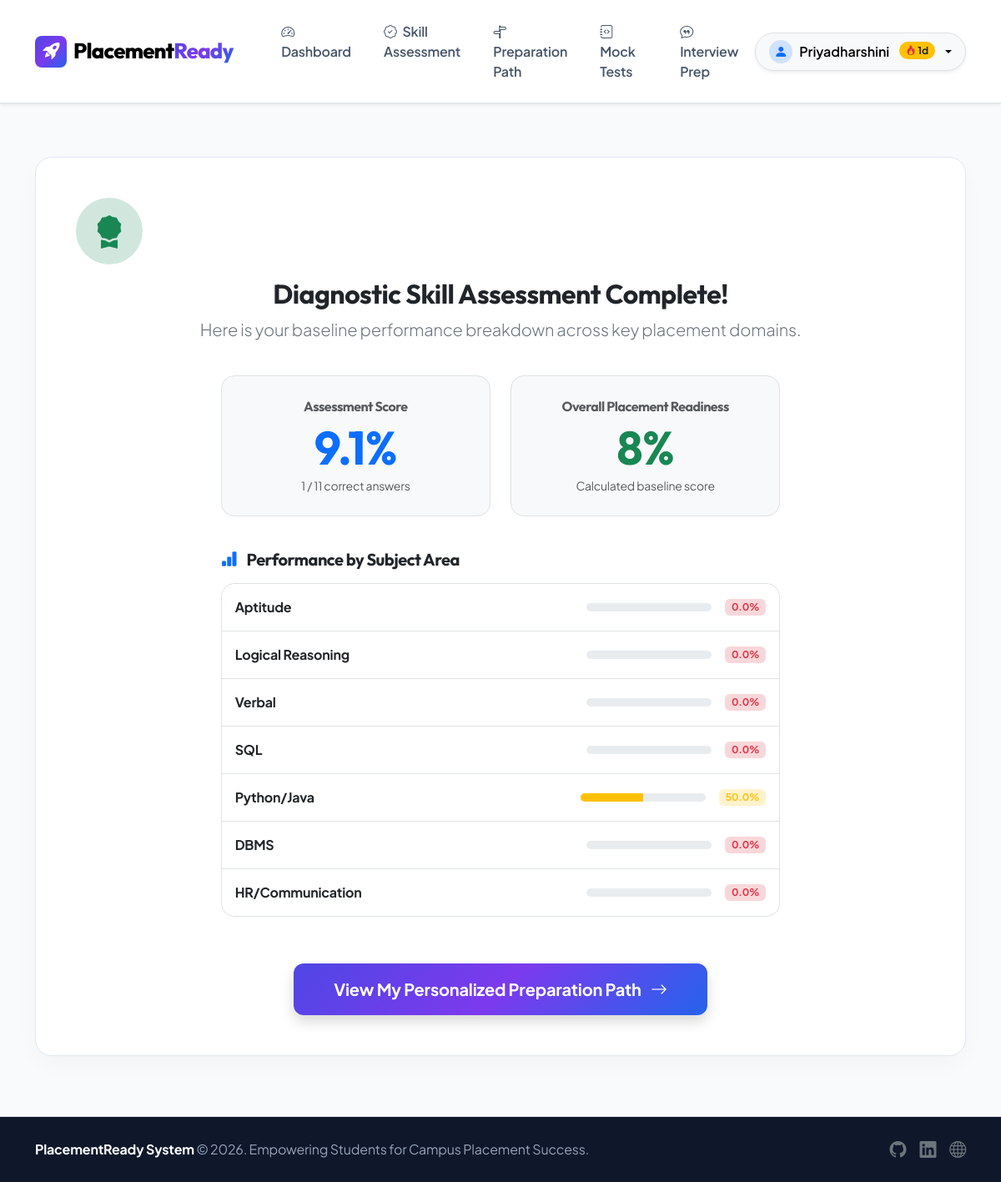
Screenshot of /assessment/result/1/ (signed in) with the database file from the repository.
### placement_app/models.py (models this page shows, shortened)
class UserProfile(models.Model):
    LEVEL_CHOICES = [
        ('Beginner', 'Beginner'),
        ('Intermediate', 'Intermediate'),
        ('Advanced', 'Advanced'),
    ]
    YEAR_CHOICES = [
        ('1st Year', '1st Year'),
        ('2nd Year', '2nd Year'),
        ('3rd Year', '3rd Year'),
        ('Final Year', 'Final Year'),
    ]
    GRADE_TYPE_CHOICES = [
        ('CGPA', 'CGPA (out of 10)'),
        ('Percentage', 'Percentage (%)'),
    ]
    DEPARTMENT_CHOICES = [
        ('B.Sc Computer Science', 'B.Sc Computer Science'),
        ('B.Sc Information Technology', 'B.Sc Information Technology'),
        ('B.Sc Data Science', 'B.Sc Data Science'),
        ('B.Sc Computer Science with Artificial Intelligence', 'B.Sc Computer Science with Artificial Intelligence'),
        ('B.Sc Mathematics', 'B.Sc Mathematics'),
        ('B.Sc Physics', 'B.Sc Physics'),
        ('B.Sc Chemistry', 'B.Sc Chemistry'),
        ('B.Sc Biotechnology', 'B.Sc Biotechnology'),
        ('B.Sc Microbiology', 'B.Sc Microbiology'),
        ('B.Sc Psychology', 'B.Sc Psychology'),
        ('BCA', 'BCA (Bachelor of Computer Applications)'),
        ('B.Com General', 'B.Com General'),
        ('B.Com Computer Applications', 'B.Com Computer Applications'),
        ('B.Com Accounting & Finance', 'B.Com Accounting & Finance'),
        ('BBA', 'BBA (Bachelor of Business Administration)'),
        ('B.A English', 'B.A English'),
        ('B.A Tamil', 'B.A Tamil'),
        ('B.A Economics', 'B.A Economics'),
        ('B.A History', 'B.A History'),
        ('B.A Sociology', 'B.A Sociology'),
        ('B.A Visual Communication', 'B.A Visual Communication'),
        ('B.A Journalism', 'B.A Journalism'),
    ]
    user = models.OneToOneField(User, on_delete=models.CASCADE, related_name='profile')
    department = models.CharField(max_length=150, choices=DEPARTMENT_CHOICES, default="B.Sc Computer Science")
    year_of_study = models.CharField(max_length=20, choices=YEAR_CHOICES, default="Final Year")
    grade_type = models.CharField(max_length=20, choices=GRADE_TYPE_CHOICES, default="CGPA")
    score_value = models.FloatField(default=8.0, help_text="CGPA value or Percentage value")
    skills = models.TextField(blank=True, help_text="Comma-separated skills (e.g. Python, SQL, Accounting, Excel)")
    target_role = models.ForeignKey(JobRole, on_delete=models.SET_NULL, null=True, blank=True)
    custom_target_role = models.CharField(max_length=100, blank=True, help_text="Custom target job role if not in list")
    current_level = models.CharField(max_length=20, choices=LEVEL_CHOICES, default='Beginner')
    streak_count = models.IntegerField(default=0)
    last_activity_date = models.DateField(null=True, blank=True)
    profile_setup_completed = models.BooleanField(default=False)
    assessment_completed = models.BooleanField(default=False)

class TestResult(models.Model):
    user = models.ForeignKey(User, on_delete=models.CASCADE, related_name='test_results')
    test = models.ForeignKey(MockTest, on_delete=models.SET_NULL, null=True, blank=True, related_name='results')
    is_initial_assessment = models.BooleanField(default=False)
    total_questions = models.IntegerField()
    correct_answers = models.IntegerField()
    score_percentage = models.FloatField()
    category_scores = models.JSONField(default=dict, help_text="Category name to score percentage mapping")
    completed_at = models.DateTimeField(auto_now_add=True)

class Category(models.Model):
    name = models.CharField(max_length=100, unique=True)
    description = models.TextField(blank=True)
    icon_class = models.CharField(max_length=50, default="bi-folder-fill")
    class Meta:
        verbose_name_plural = "Categories"

### placement_app/views.py (the view)
# urls.py: path('assessment/result/<int:result_id>/', views.assessment_result_view, name='assessment_result'),
@login_required
def assessment_result_view(request, result_id):
    result = get_object_or_404(TestResult, id=result_id, user=request.user)
    readiness_data = calculate_readiness_score(request.user)
    return render(request, 'placement_app/assessment_result.html', {
        'result': result,
        'readiness': readiness_data,
    })

### placement_app/templates/placement_app/assessment_result.html (shortened to what this page needs)
{% extends 'placement_app/base.html' %}
{% block content %}
<div class="container py-4">
    <div class="card card-custom p-4 p-md-5 bg-white text-center mb-4">
        <div class="rounded-circle bg-success-subtle text-success p-3 d-inline-flex align-items-center justify-content-center mb-3" style="width: 80px; height: 80px;">
            <i class="bi bi-award-fill fs-1"></i>
        </div>
        <h2 class="font-heading fw-bold">Diagnostic Skill Assessment Complete!</h2>
        <p class="text-secondary lead">Here is your baseline performance breakdown across key placement domains.</p>
        <div class="row justify-content-center my-4">
            <div class="col-md-4">
                <div class="p-4 bg-light rounded-4 border">
                    <span class="text-muted d-block font-heading mb-1">Assessment Score</span>
                    <h1 class="display-4 font-heading fw-bold text-primary mb-0">{{ result.score_percentage }}%</h1>
                    <small class="text-muted">{{ result.correct_answers }} / {{ result.total_questions }} correct answers</small>
                </div>
            </div>
            <div class="col-md-4 mt-3 mt-md-0">
                <div class="p-4 bg-light rounded-4 border">
                    <span class="text-muted d-block font-heading mb-1">Overall Placement Readiness</span>
                    <h1 class="display-4 font-heading fw-bold text-success mb-0">{{ readiness.overall_score }}%</h1>
                    <small class="text-muted">Calculated baseline score</small>
                </div>
            </div>
        </div>
        <div class="row justify-content-center my-3">
            <div class="col-md-8">
                <h5 class="font-heading fw-bold text-start mb-3"><i class="bi bi-bar-chart-fill text-primary me-2"></i> Performance by Subject Area</h5>
                <div class="list-group list-group-flush text-start border rounded-4 overflow-hidden">
                    {% for cat_name, score in result.category_scores.items %}
                        <div class="list-group-item p-3 d-flex justify-content-between align-items-center">
                            <div>
                                <span class="fw-bold text-dark fs-6">{{ cat_name }}</span>
                            </div>
                            <div class="d-flex align-items-center gap-3">
                                <div class="progress" style="width: 150px; height: 10px;">
                                    <div class="progress-bar {% if score >= 70 %}bg-success{% elif score >= 50 %}bg-warning{% else %}bg-danger{% endif %}" style="width: {{ score }}%"></div>
                                </div>
                                <span class="fw-bold px-2 py-1 rounded badge {% if score >= 70 %}bg-success-subtle text-success{% elif score >= 50 %}bg-warning-subtle text-warning{% else %}bg-danger-subtle text-danger{% endif %}">
                                    {{ score }}%
                                </span>
                            </div>
                        </div>
                    {% endfor %}
                </div>
            </div>
        </div>
        <div class="mt-4 pt-3">
            <a href="{% url 'roadmap' %}" class="btn btn-primary-pr btn-lg px-5 py-3 shadow">
                View My Personalized Preparation Path <i class="bi bi-arrow-right ms-2"></i>
            </a>
        </div>
    </div>
</div>
{% endblock %}

### placement_app/templates/placement_app/base.html (shortened to what this page needs)
<!DOCTYPE html>
<html lang="en">
<head>
    <link href="https://cdn.jsdelivr.net/npm/bootstrap@5.3.2/dist/css/bootstrap.min.css" rel="stylesheet">
    <link rel="stylesheet" href="https://cdn.jsdelivr.net/npm/bootstrap-icons@1.11.2/font/bootstrap-icons.min.css">
</head>
<body>
    <nav class="navbar navbar-expand-lg navbar-light bg-white border-bottom sticky-top py-3 shadow-sm">
        <div class="container">
            <a class="navbar-brand d-flex align-items-center gap-2" href="{% url 'home' %}">
                <div class="rounded-3 bg-gradient-hero text-white p-2 d-flex align-items-center justify-content-center" style="width: 38px; height: 38px;">
                    <i class="bi bi-rocket-takeoff-fill fs-5"></i>
                </div>
                <span>Placement<span class="text-gradient">Ready</span></span>
            </a>
            <div class="collapse navbar-collapse" id="navbarNav">
                <ul class="navbar-nav me-auto ms-lg-4 gap-1">
                    {% if user.is_authenticated %}
                        {% if user.is_staff %}
                            <li class="nav-item"><a class="nav-link" href="{% url 'admin_dashboard' %}"><i class="bi bi-speedometer2 me-1"></i> Admin Panel</a></li>
                            <li class="nav-item"><a class="nav-link" href="{% url 'admin_questions' %}"><i class="bi bi-question-square me-1"></i> Questions</a></li>
                            <li class="nav-item"><a class="nav-link" href="{% url 'admin_topics' %}"><i class="bi bi-journal-bookmark me-1"></i> Topics</a></li>
                            <li class="nav-item"><a class="nav-link" href="{% url 'admin_tests' %}"><i class="bi bi-file-earmark-code me-1"></i> Mock Tests</a></li>
                        {% else %}
                            <li class="nav-item"><a class="nav-link {% if request.resolver_match.url_name == 'dashboard' %}active{% endif %}" href="{% url 'dashboard' %}"><i class="bi bi-speedometer2 me-1"></i> Dashboard</a></li>
                            <li class="nav-item"><a class="nav-link " href="{% url 'skill_assessment' %}"><i class="bi bi-patch-check me-1"></i> Skill Assessment</a></li>
                            <li class="nav-item"><a class="nav-link {% if request.resolver_match.url_name == 'roadmap' %}active{% endif %}" href="{% url 'roadmap' %}"><i class="bi bi-signpost-split me-1"></i> Preparation Path</a></li>
                            <li class="nav-item"><a class="nav-link {% if request.resolver_match.url_name == 'mock_tests' %}active{% endif %}" href="{% url 'mock_tests' %}"><i class="bi bi-journal-code me-1"></i> Mock Tests</a></li>
                            <li class="nav-item"><a class="nav-link " href="{% url 'interview_prep' %}"><i class="bi bi-chat-quote me-1"></i> Interview Prep</a></li>
                        {% endif %}
                    {% endif %}
                </ul>
                <div class="d-flex align-items-center gap-3 mt-3 mt-lg-0">
                    {% if user.is_authenticated %}
                        <div class="dropdown">
                            <button class="btn btn-light rounded-pill border dropdown-toggle px-3 py-2 fw-semibold d-flex align-items-center gap-2 shadow-sm" type="button" data-bs-toggle="dropdown">
                                <div class="rounded-circle bg-primary-subtle text-primary p-1 d-flex align-items-center justify-content-center" style="width: 28px; height: 28px;">
                                    <i class="bi bi-person-fill"></i>
                                </div>
                                <span>{{ user.first_name|default:user.username }}</span>
                                {% if user.profile.streak_count %}
                                    <span class="badge bg-warning text-dark rounded-pill ms-1"><i class="bi bi-fire text-danger"></i> {{ user.profile.streak_count }}d</span>
                                {% endif %}
                            </button>
                        </div>
                    {% else %}
                        <a href="{% url 'login' %}" class="btn btn-light rounded-pill border px-4 py-2 fw-semibold">Log In</a>
                        <a href="{% url 'register' %}" class="btn btn-primary-pr rounded-pill">Student Registration</a>
                    {% endif %}
                </div>
            </div>
        </div>
    </nav>
    <main class="py-4">
        {% block content %}{% endblock %}
    </main>
    <footer class="py-4 border-top">
        <div class="container text-center text-md-between d-flex flex-column flex-md-row align-items-center justify-content-between">
            <div class="mb-2 mb-md-0">
                <span class="fw-bold text-white">PlacementReady System</span> &copy; 2026. Empowering Students for Campus Placement Success.
            </div>
            <div class="d-flex gap-3 fs-5">
                <a href="#" class="text-secondary"><i class="bi bi-github"></i></a>
                <a href="#" class="text-secondary"><i class="bi bi-linkedin"></i></a>
                <a href="#" class="text-secondary"><i class="bi bi-globe"></i></a>
            </div>
        </div>
    </footer>
</body>
</html>

### placement_app/templates/placement_app/base.html (style rules this page uses)
:root { --pr-primary: #6366f1; --pr-primary-dark: #4f46e5; --pr-secondary: #06b6d4; --pr-accent: #f59e0b; --pr-dark: #0f172a; --pr-card-bg: #ffffff; --pr-body-bg: #f8fafc; --pr-gradient-hero: linear-gradient(135deg, #4f46e5 0%, #7c3aed 50%, #2563eb 100%); --pr-border-radius: 20px; }
body { font-family: 'Plus Jakarta Sans', sans-serif; background-color: var(--pr-body-bg); color: #334155; min-height: 100vh; display: flex; flex-direction: column; letter-spacing: -0.2px; }
h1, h2, h3, h4, h5, h6, .font-heading { font-family: 'Outfit', sans-serif; font-weight: 700; letter-spacing: -0.5px; }
.card-custom { background: #ffffff; border-radius: var(--pr-border-radius); border: 1px solid #e2e8f0; box-shadow: 0 10px 30px -5px rgba(0, 0, 0, 0.04); transition: all 0.3s ease; }
.text-gradient { background: var(--pr-gradient-hero); -webkit-background-clip: text; -webkit-text-fill-color: transparent; }
.bg-gradient-hero { background: var(--pr-gradient-hero); color: white; }
.btn-primary-pr { background: var(--pr-gradient-hero); border: none; color: white; font-weight: 700; border-radius: 12px; padding: 0.75rem 1.6rem; box-shadow: 0 4px 15px rgba(79, 70, 229, 0.3); transition: all 0.3s ease; }
.navbar-brand { font-family: 'Outfit', sans-serif; font-weight: 800; font-size: 1.6rem; letter-spacing: -0.8px; }
.nav-link { font-weight: 600; color: #475569; padding: 0.6rem 1.1rem !important; border-radius: 10px; transition: all 0.2s ease; }
footer { margin-top: auto; background-color: var(--pr-dark); color: #94a3b8; }

### rows the page displays
TestResult: score_percentage "9.1", correct_answers "1", total_questions "11"
Category: name "Aptitude", score "0.0"
Category: name "Logical Reasoning", score "0.0"
Category: name "Verbal", score "0.0"
Category: name "SQL", score "0.0"
Category: name "Python/Java", score "50.0"
Category: name "DBMS", score "0.0"
Category: name "HR/Communication", score "0.0"

### other values shown
{{ user.first_name|default:user.username }} "Priyadharshini"
{{ user.profile.streak_count }} "1"
{{ readiness.overall_score }} "8"
